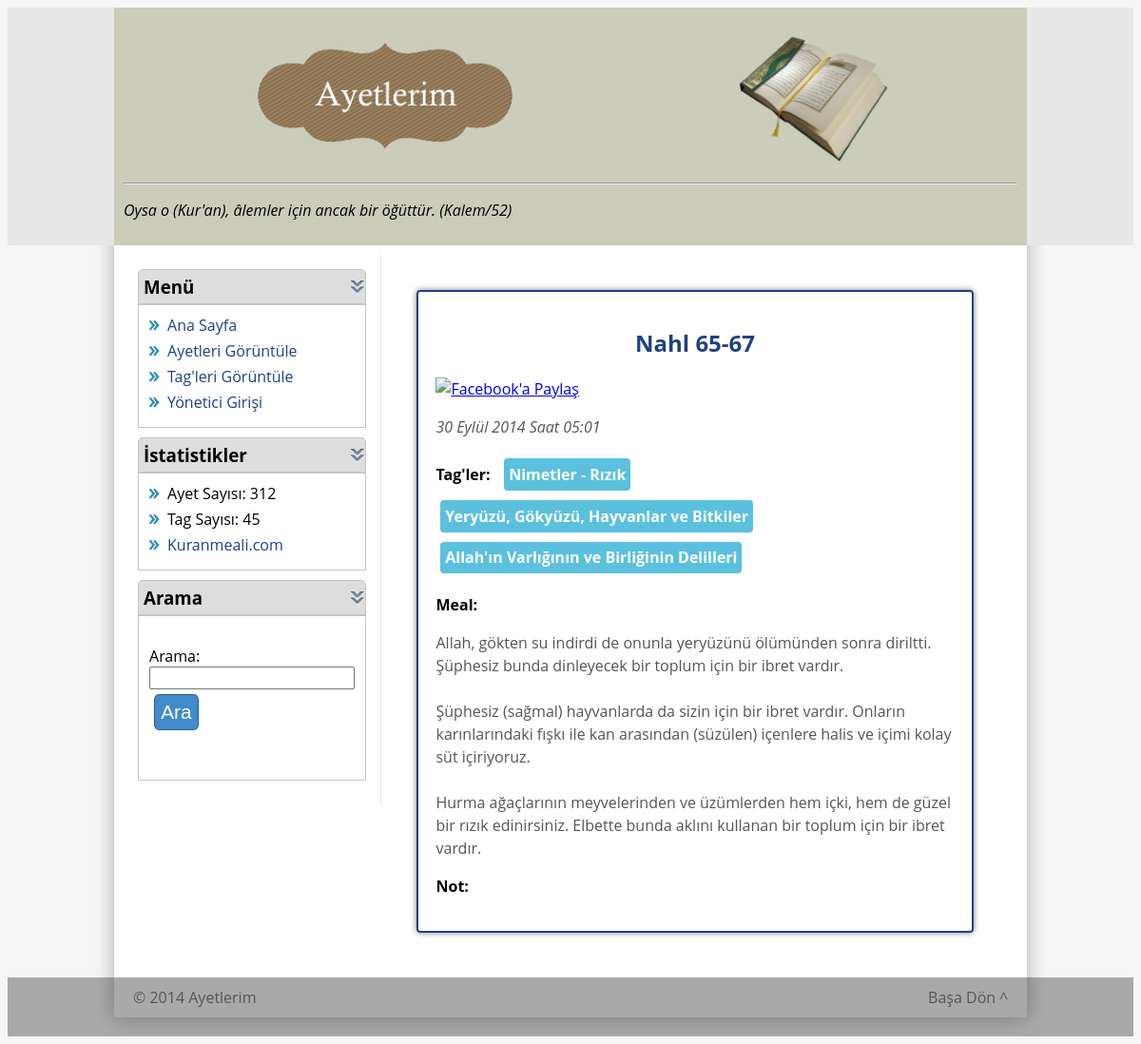
Screenshot of /ayetler.php?action=ayetGoster&ayetId=231 with the database file from the repository.
### tables this page shows
CREATE TABLE IF NOT EXISTS `ayet` (
  `ayet_id` int(10) unsigned NOT NULL AUTO_INCREMENT,
  `tarih` int(10) unsigned NOT NULL,
  `sure_no` varchar(10) NOT NULL,
  `sure_adi` varchar(20) NOT NULL,
  `ayet_meal` varchar(5000) NOT NULL,
  `ek_not` varchar(5000) DEFAULT NULL,
  PRIMARY KEY (`ayet_id`)
);

CREATE TABLE IF NOT EXISTS `tag` (
  `tag_id` int(10) unsigned NOT NULL AUTO_INCREMENT,
  `tarih` int(10) unsigned NOT NULL,
  `tag_adi` varchar(100) DEFAULT NULL,
  PRIMARY KEY (`tag_id`)
);

### classes/Ayet.php (called while the page is built, shortened)
<?php
class Ayet {
	public function __construct( $data = array() )
	{
		if ( isset($data['tarih']) )$this->tarih = (int) $data['tarih'];
		if ( isset($data['sure_no'])) $this->sure_no = $data['sure_no'];
		if ( isset($data['sure_adi'])) $this->sure_adi = $data['sure_adi'];
		if ( isset($data['ayet_meal'])) $this->ayet_meal = $data['ayet_meal'];
	}
	public static function getById( $ayet_id )
	{
		$bag = baglan();
		$query = "SELECT * FROM ayet WHERE ayet_id = '$ayet_id'";
		$result = mysqli_query($bag,$query);
		if( mysqli_num_rows($result) > 0 )
		{
			$data = mysqli_fetch_array($result);
			return new Ayet($data);
		}
		else rapor(FALSE, "$ayet_id ID'li ayet bulunamadı.");
	}
}
?>

### classes/AyetTag.php (called while the page is built, shortened)
<?php
require_once("functions.php");
class AyetTag {
	public static function getTagListByAyet( $ayet_id, $sahip_oldugu_tagler = TRUE, $limit = "LIMIT 1000", $order = "tarih DESC")
	{
		$bag = baglan();
		if($sahip_oldugu_tagler)
		{
			$query = "SELECT SQL_CALC_FOUND_ROWS * FROM tag, ayet_tag WHERE tag.tag_id = ayet_tag.tag_id AND ayet_id = '$ayet_id' ORDER BY " . $order . " " . $limit;
		}
		else
		{
			$query = "SELECT SQL_CALC_FOUND_ROWS tag_id FROM tag WHERE tag_id NOT IN ( SELECT tag_id FROM ayet_tag WHERE ayet_id = '$ayet_id' ) ORDER BY " . $order . " " . $limit;
		}
		$result = mysqli_query($bag,$query);
		$list = array();
		while( $data = mysqli_fetch_array($result, MYSQLI_NUM) )
		{
			$list[] = Tag::getById($data[0]);
		}
		$num = getLastResultNum($bag);
		return $list;
	}
}
?>

### classes/Tag.php (called while the page is built, shortened)
<?php
require_once("functions.php");
class Tag {
	public function __construct($data)
	{
		if(isset($data['tag_id'])) $this->tag_id = $data['tag_id'];
		if(isset($data['tag_adi'])) $this->tag_adi = $data['tag_adi'];
	}
	public static function getById( $tag_id)
	{
		$bag = baglan();
		$query = "SELECT * FROM tag WHERE tag_id = '$tag_id'";
		$result = mysqli_query($bag,$query);
		$data = mysqli_fetch_array($result);
		return new Tag($data);
	}
}
?>

### functions.php (called while the page is built, shortened)
<?php
function getLastResultNum($baglanti)
{
	$query = "SELECT FOUND_ROWS()";
	$result = mysqli_query($baglanti,$query);
	$result = mysqli_fetch_array($result, MYSQLI_NUM);
	return $result[0];
}
function metin_goster($str)
{
	$str = nl2br($str);
	return $str;
}
function tarih_ver($time)
{
	$turkce_aylar = array("Ocak", "Şubat", "Mart", "Nisan",
					"Mayıs", "Haziran", "Temmuz", "Ağustos",
					"Eylül", "Ekim", "Kasım", "Aralık");
	$ay = date("n", $time);
	$ay = $turkce_aylar[$ay - 1];
	$tarih = date("d", $time) . " " . $ay . date(" Y", $time) . " Saat " . date("H:i", $time);
	return $tarih;
}
?>

### templates/ayetGoster.php (the view, shortened to what this page needs)
<?php include "templates/include/header.php";?>
    <div id="content">
		<div id="ayet">
			<p id="baslik"><?php echo $veriler['ayet']->sure_adi . " " . $veriler['ayet']->sure_no ?>
<a href="javascript:void(0)" title="Facebook" onclick="window.open('http://www.facebook.com/sharer.php?u='+encodeURIComponent(location.href)+'&amp;t='+<?php "encodeURIComponent(document.title))"; echo "'". $veriler['baslik'] . "'";?>);return false;"><img src="http://unutulmazfilmler.com/images/facebook.gif" alt="Facebook'a Paylaş"></a>
			</p>
			<p><i><?php echo tarih_ver($veriler['ayet']->tarih) ?></i></p>
			<p><div id="tagler-yazisi"><strong>Tag'ler: </strong></div>
			<?php
			foreach($veriler['tagler'] as $tag)
				echo "<a href='tagler.php?action=tagGoster&tagId=" . $tag->tag_id . "' class='button' id='tag'>" . $tag->tag_adi . "</a>";
			?>
			</p>
			<p><strong>Meal:</strong></p>
			<p>
			<?php echo metin_goster($veriler['ayet']->ayet_meal); ?>
			</p>
			<p><strong>Not: </strong></p>
		</div>
	</div>
<?php include "templates/include/footer.php" ?>

### style.css (style rules this page uses)
body { font-family:'Open Sans','Helvetica'; background-color: #F6F6F6; color: #000; }
div#tagler-yazisi { padding:.3em .3em .3em 0; text-align:center; font-size:1.3em; text-decoration:none; margin:5px 5px 5px 0; font-size:1em; font-weight:bold; float:left; }
#content { width: 610px; padding: 25px; float: left; }
#ayet { padding: 3%; border: 2px double #1d4283; border-radius: 4px; -moz-border-radius: 4px; -webkit-border-radius: 4px; margin: 2%; color:#555; line-height: 150%; font-size: 1em; font-family:'Open Sans','Helvetica'; webkit-box-shadow: 0 0 6px rgba(0,0,0,0.5); -moz-box-shadow: 0 0 6px rgba(0,0,0,0.5); box-shadow: 0 0 6px rgba(0,0,0,0.5); overflow:hidden; }
#ayet strong { font-style:normal; color: black; font-weight: bold; }
#ayet #baslik { text-align: center; font-size:1.5em; color: #1d4283; font-weight:bold; }
.button { border:1px solid #285e8e; font-size:1.3em; text-decoration:none; margin:5px; border-radius: .25em; -moz-border-radius: .25em; -webkit-border-radius: .25em; background-color:#428bca; padding:.3em; color:white; }
#tag.button { font-size:1em; font-weight:bold; background-color:#5bc0de; border-width:0; float:left; }

### rows the page displays
ayet: sure_adi "Nahl", sure_no "65-67", tarih "30 Eylül 2014 Saat 05:01", ayet_meal "Allah, gökten su indirdi de onunla yeryüzünü ölümünden sonra diriltti. Şüphesiz bunda dinleyecek bir toplum için bir ibret vardır. Şüphesiz (sağmal) hayvanlarda da sizin için bir ibret vardır. Onların karınlarındaki fışkı ile kan arasından (süzülen) içenlere halis ve içimi kolay süt içiriyoruz. Hurma ağaçlarının meyvelerinden ve üzümlerden hem içki, hem de güzel bir rızık edinirsiniz. Elbette bunda aklını kullanan bir toplum için bir ibret vardır."
tag: tag_adi "Nimetler - Rızık"
tag: tag_adi "Yeryüzü, Gökyüzü, Hayvanlar ve Bitkiler"
tag: tag_adi "Allah'ın Varlığının ve Birliğinin Delilleri"

### other values shown
Ayet::getTotalAyetNumber() "312"
Tag::getTotalTagNumber() "45"
